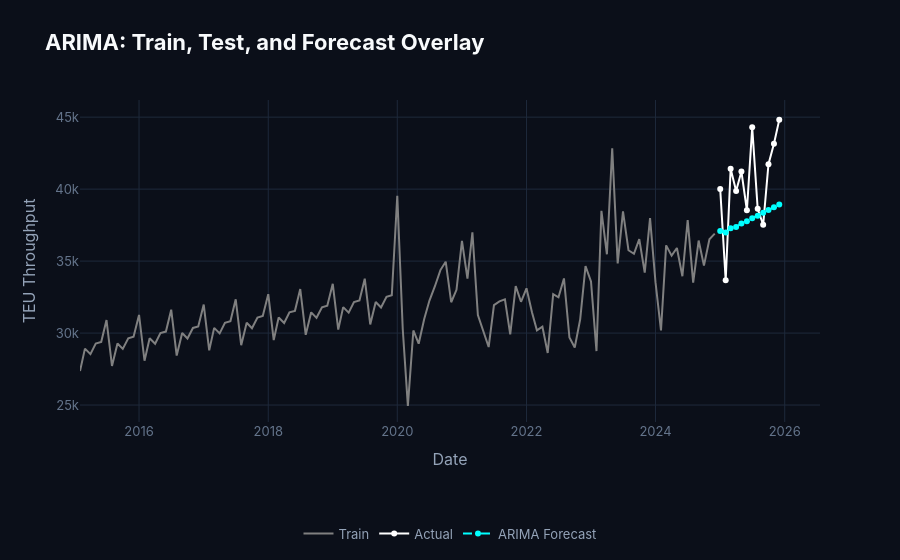

Notebook code for this chart:
### Markdown cell above
### 5.1 ARIMA — Non-Seasonal Baseline

ARIMA(p,d,q) models the series using autoregressive (AR) and moving-average (MA) terms after differencing to achieve stationarity. We compare the empirically-validated ARIMA(2,1,2) against `auto_arima`'s selection and retain the model with lower test-set MAPE.

### Code cell
# --- ARIMA: auto_arima vs empirically-validated fixed order ---
print('Auto ARIMA (non-seasonal)...')
arima_auto = pm.auto_arima(
    train_data['TEU'], d=1, seasonal=False,
    max_p=5, max_q=5, information_criterion='aic',
    stepwise=True, suppress_warnings=True
)
arima_fc_auto = arima_auto.predict(n_periods=len(test_data))
_, _, mape_auto = calc_metrics(test_data['TEU'].values, arima_fc_auto)
print(f'  Auto ARIMA: {arima_auto.order}, AIC={arima_auto.aic():.2f}, test MAPE={mape_auto:.2f}%')

print('Fixed ARIMA(2,1,2)...')
arima_fixed = pm.ARIMA(order=(2, 1, 2), suppress_warnings=True).fit(train_data['TEU'])
arima_fc_fixed = arima_fixed.predict(n_periods=len(test_data))
_, _, mape_fixed = calc_metrics(test_data['TEU'].values, arima_fc_fixed)
print(f'  Fixed ARIMA: (2, 1, 2), AIC={arima_fixed.aic():.2f}, test MAPE={mape_fixed:.2f}%')

if mape_fixed < mape_auto:
    arima_model, arima_forecast = arima_fixed, arima_fc_fixed
    print(f'  \u2192 Using fixed (2,1,2) \u2014 lower test MAPE')
else:
    arima_model, arima_forecast = arima_auto, arima_fc_auto
    print(f'  \u2192 Using auto {arima_auto.order} \u2014 lower test MAPE')

all_forecasts['ARIMA'] = arima_forecast
plot_forecast(train_data, test_data, arima_forecast, 'ARIMA')
